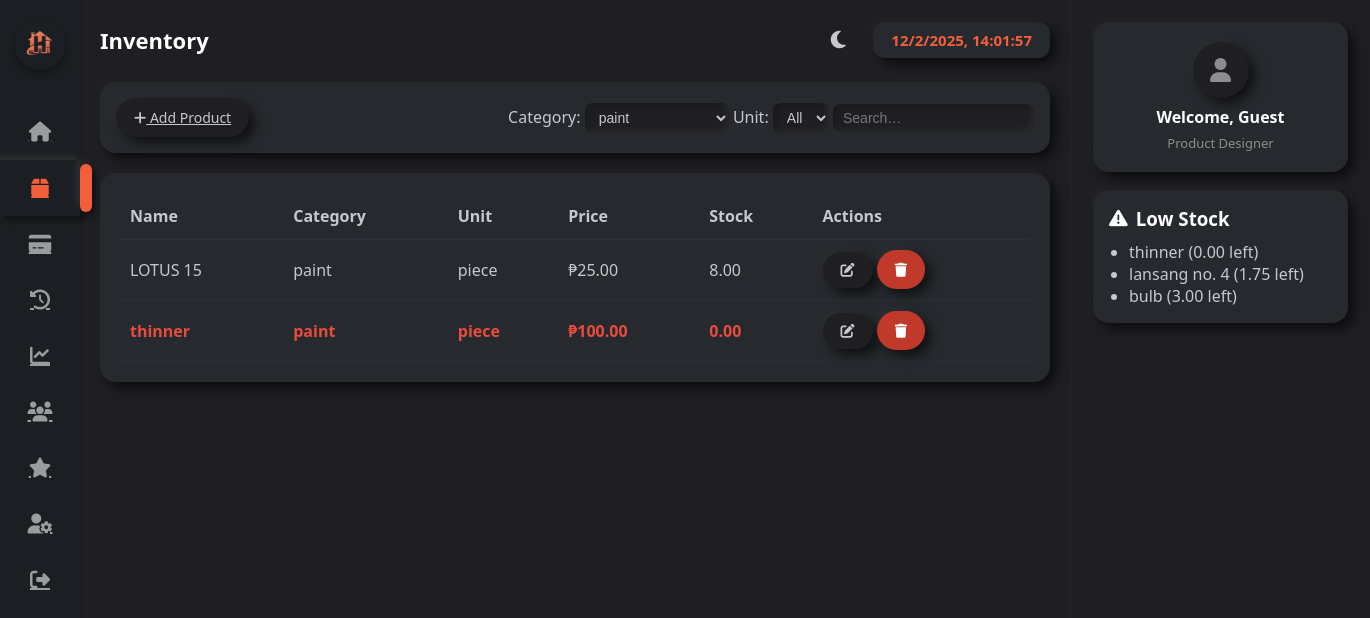
The app's page /inventory.php?category=paint, older data.
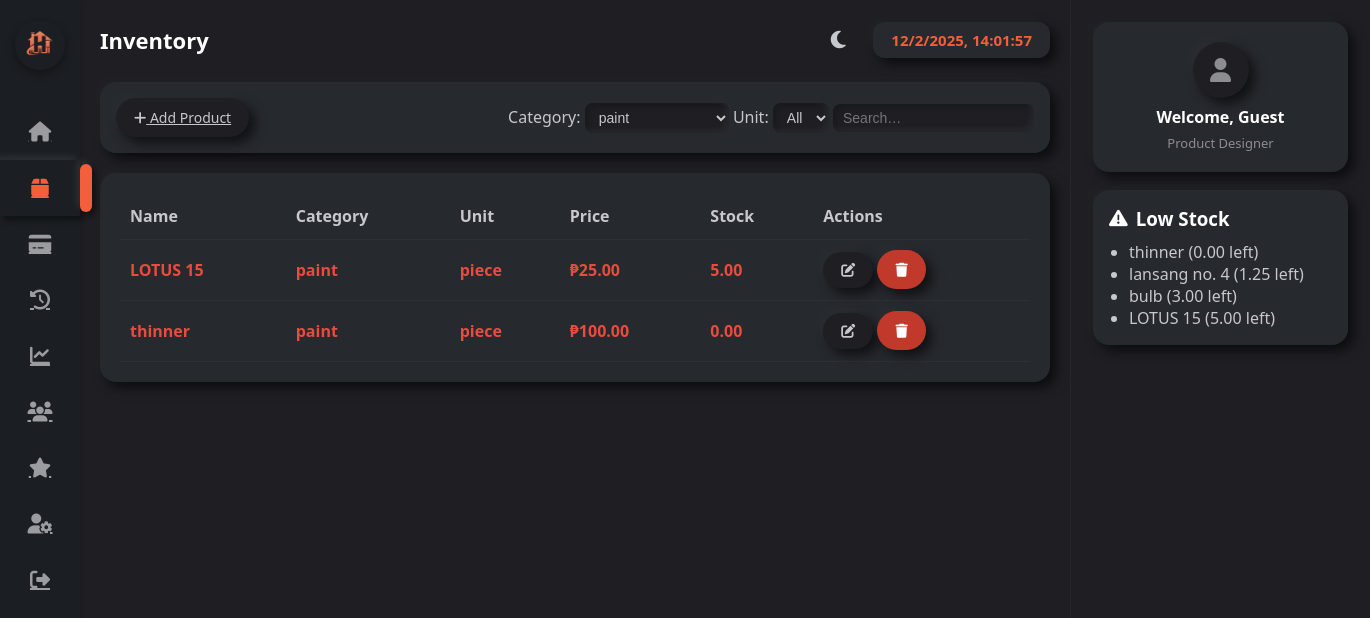
The same page, newer data.
### tables this page shows
CREATE TABLE `products` (
  `id` int(11) NOT NULL,
  `product_name` varchar(150) NOT NULL,
  `category` varchar(100) NOT NULL,
  `brand` varchar(100) DEFAULT NULL,
  `unit` varchar(50) DEFAULT NULL,
  `price` decimal(10,2) NOT NULL,
  `stock` decimal(10,2) DEFAULT NULL,
  `image` varchar(255) DEFAULT NULL,
  `created_at` timestamp NOT NULL DEFAULT current_timestamp()
);

### inventory.php (the view, shortened to what the changed rows need)
<?php
include 'db.php';
 $currentTheme = $_SESSION['theme'];
 $whereClauses = [];
if (!empty($_GET['category'])) {
    $category = $conn->real_escape_string($_GET['category']);
    $whereClauses[] = "p.category = '$category'";
}
 $whereSQL = $whereClauses ? "WHERE ".implode(" AND ",$whereClauses) : "";
 $sql = "SELECT p.*, c.category_name FROM products p LEFT JOIN categories c ON p.category = c.id $whereSQL ORDER BY p.product_name ASC";
 $result = $conn->query($sql) or die("DB Error: ".$conn->error);
 $lowStockThreshold = 5;
 $lowStockItems = [];
 $resLow = $conn->query("SELECT product_name, stock FROM products WHERE stock <= $lowStockThreshold ORDER BY stock ASC");
while ($resLow && $row = $resLow->fetch_assoc()) $lowStockItems[] = $row;
?>
<!DOCTYPE html>
<html lang="en">
<head>
<link rel="stylesheet" href="https://cdnjs.cloudflare.com/ajax/libs/font-awesome/6.4.0/css/all.min.css">
</head>
<body class="<?php echo $currentTheme === 'light' ? 'light-mode' : ''; ?>">
<div class="wrapper">
<main class="main">
  <div class="topbar">
    <h1>Inventory</h1>
  </div>
  <div class="table-card">
    <table>
      <thead><tr><th>Name</th><th>Category</th><th>Unit</th><th>Price</th><th>Stock</th><th>Actions</th></tr></thead>
      <tbody>
      <?php if ($result->num_rows): while ($r=$result->fetch_assoc()): ?>
        <tr class="<?= ($r['stock'] <= $lowStockThreshold) ? 'low-stock' : '' ?>">
          <td><?= htmlspecialchars($r['product_name']) ?></td>
          <td><?= htmlspecialchars($r['category_name'] ?? $r['category']) ?></td>
          <td><?= htmlspecialchars($r['unit']) ?></td>
          <td>₱<?= number_format($r['price'],2) ?></td>
          <td><?= $r['stock'] ?></td>
          <td>
            <button class="btn btn-edit"
              onclick="openEditModal('<?= $r['id'] ?>','<?= htmlspecialchars(addslashes($r['product_name'])) ?>','<?= htmlspecialchars(addslashes($r['category'])) ?>','<?= htmlspecialchars($r['unit']) ?>','<?= $r['price'] ?>','<?= $r['stock'] ?>')"><i class="fa fa-edit"></i></button>
            <a href="delete_product.php?id=<?= $r['id'] ?>" class="btn btn-danger" onclick="return confirm('Delete this product?');"><i class="fa fa-trash"></i></a>
          </td>
        </tr>
      <?php endwhile; else: ?>
        <tr><td colspan="6">No products found.</td></tr>
      <?php endif; ?>
      </tbody>
    </table>
  </div>
</main>
<aside class="right-panel">
  <?php if ($lowStockItems): ?>
    <div class="alert">
      <ul><?php foreach ($lowStockItems as $i): ?><li><?= htmlspecialchars($i['product_name']) ?> (<?= $i['stock'] ?> left)</li><?php endforeach; ?></ul>
    </div>
  <?php else: ?>
    <div class="alert"><h3>No Low Stock Items 🎉</h3></div>
  <?php endif; ?>
</aside>
</div>
</body>
</html>

Row changes from the older to the newer data that the page shows:
now on one of the page's lists (row edited): products: product_name "LOTUS 15", stock "5.00"
changed products "LOTUS 15": stock "8.00" → "5.00"
changed products "lansang no. 4": stock "1.75" → "1.25"
